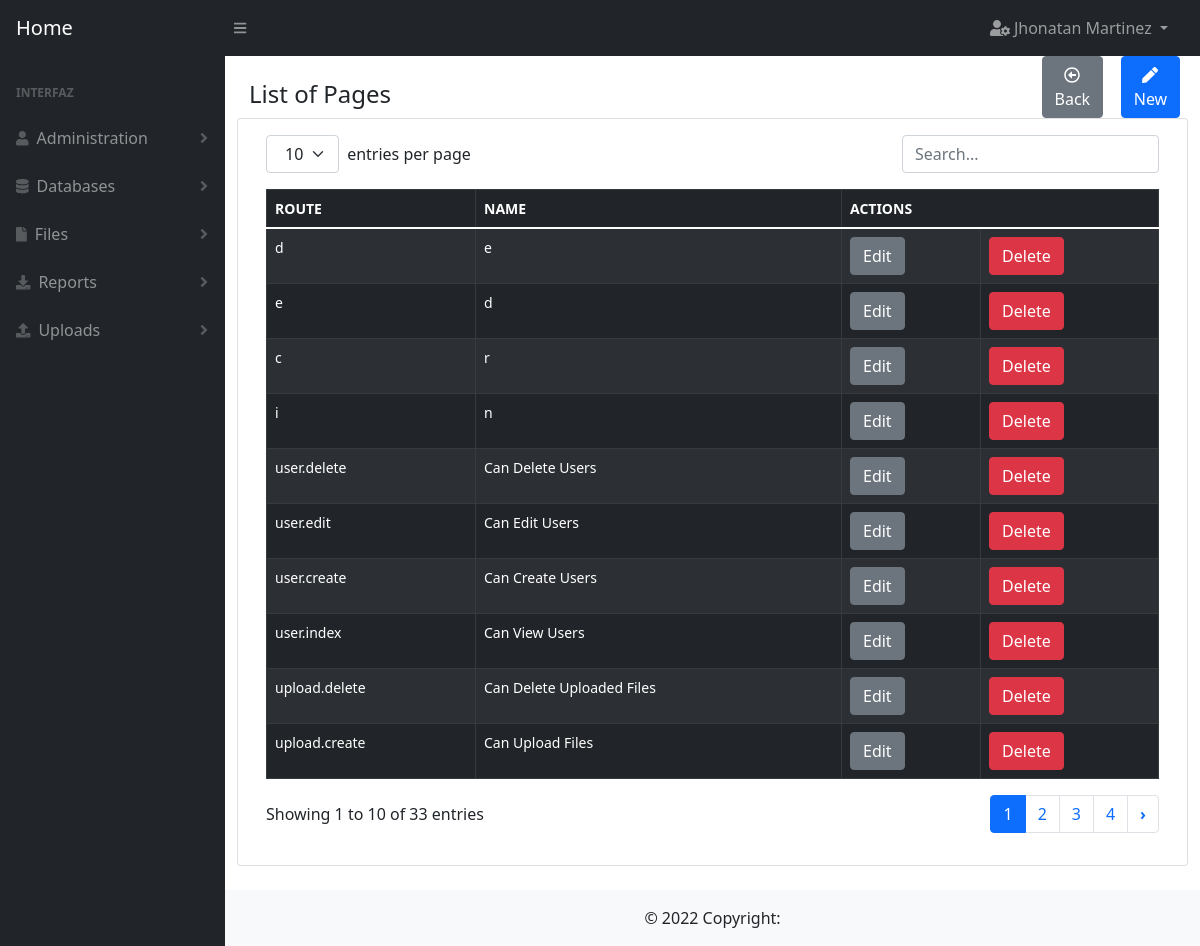
/page (signed in), run on the app's committed database.
### user/models.py (models this page shows)
class User(db.Model):
    __tablename__ = 'users'
    id = db.Column(db.Integer, primary_key=True)
    full_name = db.Column(db.String(100))
    email = db.Column(db.String(100), unique=True)
    password = db.Column(db.String(100))
    is_admin = db.Column(db.Boolean)
    role_id = db.Column(db.Integer, db.ForeignKey('roles.id'), nullable=True)
    created_at = db.Column(db.DateTime, default=datetime.datetime.now)

### page/models.py (models this page shows)
class Page(db.Model):
    __tablename__ = 'pages'
    id = db.Column(db.Integer, primary_key=True)
    route = db.Column(db.String(100), unique=True)
    name = db.Column(db.String(500))
    created_at = db.Column(db.DateTime, default=datetime.datetime.now)
    permissions = db.relationship('Permission', cascade='all, delete', backref='page')

### page/routes.py (the view)
@page.route(routes["index"])
@decorator(page=pages["index"])
def index():
    try:
        data = organize_data(data_model=models.Page.query.order_by(models.Page.id.desc()).all(),
                             show_columns=['id', 'route', 'name'])
        return render_template(templates["index"],
                               object_list=data)
    except Exception as exc:
        return show_error(pages["index"] + ': ' + str(exc))

### utils/auth.py (called while the page is built)
def has_permission(page):
    can_enter = False
    try:
        user = User.query.get(session['user_id'])
        if user.is_admin:
            can_enter = True
        else:
            page_id = Page.query.filter(Page.route == page).first().id
            permissions = Permission.query.filter_by(role_id=user.role_id, page_id=page_id).first()
            if permissions is not None:
                can_enter = True
    except Exception as exc:
        error_message = 'permission.queries.has_permission: ' + str(exc)
        print(error_message)
    finally:
        return can_enter

def decorator(page, url='index'):
    def _permissions(function):
        @wraps(function)
        def new_function(*args, **kwargs):
            if not has_permission(page=page):
                return show_message(id=1,
                                    url=url)
            return function(*args, **kwargs)
        return new_function
    return _permissions

### utils/main_functions.py (called while the page is built)
def organize_data(data_model, show_columns):
    object_list = []
    try:
        for row in data_model:
            dictionary = dict((column, getattr(row, column)) for column in row.__table__.columns.keys())
            delete_columns = []
            for key in dictionary.keys():
                if key not in show_columns:
                    delete_columns.append(key)
            for column in delete_columns:
                dictionary.pop(column)
            object_list.append(dictionary)
    except Exception as exc:
        error_message = __this + inspect.stack()[0][3] + ': ' + str(exc)
        print(error_message)
    finally:
        return object_list

### templates/page/index.html
{% extends 'base/index_forms.html' %}
{% block title%}
List of Pages
{% endblock%}
{% block button_new%}
    onclick="window.location.href='{{ url_for('page.create') }}'"
{% endblock%}
{% block table_header_actions %}
<th colspan="2">ACTIONS</th>
{% endblock %}
{% block table_rows %}
    {% for row in object_list %}
        <tr>
            {% for key, value in row.items() %}
                {% if key != 'id'%}
                    <td>
                        {{value}}
                    </td>
                {% endif %}
            {% endfor %}
            <td><a href="{{ url_for('page.edit', id=row.id) }}" type="button" class="btn btn-secondary">Edit</a></td>
            <td><a href="{{ url_for('page.delete', id=row.id) }}" type="button" class="btn btn-danger">Delete</a></td>
        </tr>
    {% endfor %}
{% endblock %}

### templates/base/index_forms.html (shortened to what this page needs)
{% extends 'base/base.html' %}
{% block button1%}
<button type="button" class="btn btn-secondary" onclick="window.location.href='{{ url_for('index') }}'">
    <i class="far fa-arrow-alt-circle-left"></i>Back
</button>
{% endblock%}
{% block button2%}
<button type="button" class="btn btn-primary" {% block button_new%}{% endblock%}>
    <i class="fas fa-pen"></i>New
</button>
{% endblock%}
{% block content %}
<form>
    <table id="datatablesSimple" class="table-responsive-sm table-dark table-striped">
        {% if object_list%}
        <thead>
            <tr>
                {% for key in object_list.0 %}
                    {% if key != 'id'%}
                        <th>
                            {{key.upper()}}
                        </th>
                    {% endif %}
                {% endfor %}
                {% block table_header_actions %}
                {% endblock %}
            </tr>
        </thead>
        <tbody>
            {% block table_rows %}
            {% endblock %}
        </tbody>
        {% else %}
        No records
    {% endif %}
    </table>
</form>
{% endblock %}

### templates/base/base.html (shortened to what this page needs)
<!DOCTYPE html>
<html lang="es">
<head>
    <link rel='stylesheet' href= "{{url_for('static', filename='css/styles.css')}}"/>
    <link rel='stylesheet' href= "{{url_for('static', filename='css/bootstrap.min.css')}}">
</head>
<body >
    <nav class="sb-topnav navbar navbar-expand navbar-dark bg-dark">
        <a class="navbar-brand ps-3" href="{{ url_for('index') }}">Home</a>
        <button class="btn btn-link btn-sm order-1 order-lg-0 me-4 me-lg-0" id="sidebarToggle" href="#"><i class="fas fa-bars"></i></button>
        <ul class="navbar-nav ms-auto ms-md-0 me-3 me-lg-4">
            <li class="nav-item dropdown">
                <a class="nav-link dropdown-toggle" id="navbarDropdown" href="#" role="button" data-bs-toggle="dropdown" aria-expanded="false">
                    <i class="fas fa-user-cog"></i> {{session['user']}}
                </a>
            </li>
        </ul>
    </nav>
    <div id="layoutSidenav">
        <div id="layoutSidenav_nav">
            <nav class="sb-sidenav accordion sb-sidenav-dark" id="sidenavAccordion">
                <div class="sb-sidenav-menu">
                    <div class="nav">
                        <div class="sb-sidenav-menu-heading">Interfaz</div>
                         <a class="nav-link collapsed" href="#" data-bs-toggle="collapse" data-bs-target="#collapseUsers" aria-expanded="false" aria-controls="collapseLayouts">
                            <div class="sb-nav-link-icon"><i class="fa fa-user"></i></div>
                            Administration
                            <div class="sb-sidenav-collapse-arrow"><i class="fas fa-angle-down"></i></div>
                        </a>
                        <a class="nav-link collapsed" href="#" data-bs-toggle="collapse" data-bs-target="#collapseDataBases" aria-expanded="false" aria-controls="collapseLayouts">
                            <div class="sb-nav-link-icon"><i class="fa fa-database"></i></div>
                            Databases
                            <div class="sb-sidenav-collapse-arrow"><i class="fas fa-angle-down"></i></div>
                        </a>
                         <a class="nav-link collapsed" href="#" data-bs-toggle="collapse" data-bs-target="#collapseFiles" aria-expanded="false" aria-controls="collapseLayouts">
                            <div class="sb-nav-link-icon"><i class="fa fa-file"></i></div>
                            Files
                            <div class="sb-sidenav-collapse-arrow"><i class="fas fa-angle-down"></i></div>
                        </a>
                        <a class="nav-link collapsed" href="#" data-bs-toggle="collapse" data-bs-target="#collapseReports" aria-expanded="false" aria-controls="collapseLayouts">
                            <div class="sb-nav-link-icon"><i class="fas fa-download"></i></div>
                            Reports
                            <div class="sb-sidenav-collapse-arrow"><i class="fas fa-angle-down"></i></div>
                        </a>
                        <a class="nav-link collapsed" href="#" data-bs-toggle="collapse" data-bs-target="#collapseUploads" aria-expanded="false" aria-controls="collapseLayouts">
                            <div class="sb-nav-link-icon"><i class="fas fa-upload"></i></div>
                            Uploads
                            <div class="sb-sidenav-collapse-arrow"><i class="fas fa-angle-down"></i></div>
                        </a>
                    </div>
                </div>
            </nav>
        </div>
        <div id="layoutSidenav_content">
            <main>
                <div class="container-fluid px-4">
                    <div class="row">
                        <div class="col-10">
                            <h4 class="mt-4">
                                {% block title %}{% endblock %}
                            </h4>
                        </div>
                        <div class="col-1">
                        {% block button1 %}
                        {% endblock %}
                        </div>
                        <div class="col-1">
                        {% block button2 %}
                        {% endblock %}
                        </div>
                    </div>
                    <div class="row">
                        <div class="card mb-4">
                            <div class="card-body">
                            {% block content %}{% endblock %}
                            </div>
                        </div>
                    </div>
                </div>
            </main>
            <footer class="bg-light text-center text-lg-start">
                <div class="text-center p-3" style="background-color: rgba(0, 0, 0, 0);">
                  © 2022 Copyright:
                </div>
            </footer>
        </div>
    </div>
</body>
</html>

### data on the page
User: user "Jhonatan Martinez"
Page: route "user.delete", name "Can Delete Users"
Page: route "user.edit", name "Can Edit Users"
Page: route "user.create", name "Can Create Users"
Page: route "user.index", name "Can View Users"
Page: route "upload.delete", name "Can Delete Uploaded Files"
Page: route "upload.create", name "Can Upload Files"

### other printed values
{{ key.upper() }} "ROUTE" "NAME"
{{ value }} "d" "e" "e" "d" "c" "r" "i" "n"
